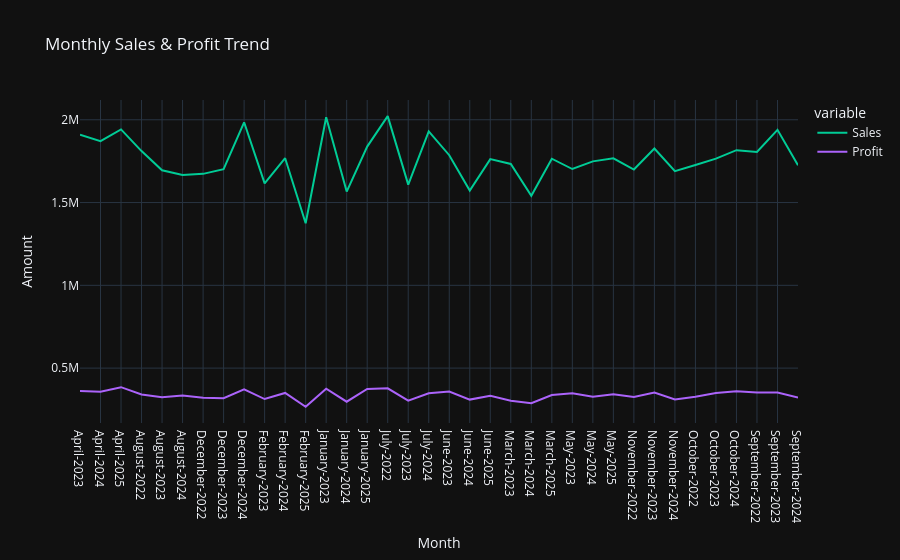

The cell this chart's notebook holds for it:
### Code cell
fig = px.line(monthly_summary, x=monthly_summary.index, y=['Sales', 'Profit'], title='Monthly Sales & Profit Trend',
             color_discrete_map=custom_colors)
fig.update_layout(template='plotly_dark', xaxis_title='Month', yaxis_title='Amount')
fig.show()

### Figure 1 — Plotly figure (JSON) as saved in the notebook; plotly's stock layout.template omitted (floating-point values rounded to 4 significant figures)
{"data": [{"hovertemplate": "variable=Sales<br>MonthYearDate=%{x}<br>value=%{y}<extra></extra>", "legendgroup": "Sales", "line": {"color": "#00cc96", "dash": "solid"}, "marker": {"symbol": "circle"}, "mode": "lines", "name": "Sales", "orientation": "v", "showlegend": true, "type": "scatter", "x": ["April-2023", "April-2024", "April-2025", "August-2022", "August-2023", "August-2024", "December-2022", "December-2023", "December-2024", "February-2023", "February-2024", "February-2025", "January-2023", "January-2024", "January-2025", "July-2022", "July-2023", "July-2024", "June-2023", "June-2024", "June-2025", "March-2023", "March-2024", "March-2025", "May-2023", "May-2024", "May-2025", "November-2022", "November-2023", "November-2024", "October-2022", "October-2023", "October-2024", "September-2022", "September-2023", "September-2024"], "xaxis": "x", "y": [1910000.0, 1871000.0, 1942000.0, 1811000.0, 1695000.0, 1667000.0, 1673000.0, 1702000.0, 1985000.0, 1616000.0, 1768000.0, 1375000.0, 2015000.0, 1566000.0, 1838000.0, 2022000.0, 1608000.0, 1929000.0, 1786000.0, 1573000.0, 1762000.0, 1733000.0, 1541000.0, 1765000.0, 1703000.0, 1749000.0, 1767000.0, 1699000.0, 1826000.0, 1690000.0, 1727000.0, 1766000.0, 1816000.0, 1806000.0, 1939000.0, 1725000.0], "yaxis": "y"}, {"hovertemplate": "variable=Profit<br>MonthYearDate=%{x}<br>value=%{y}<extra></extra>", "legendgroup": "Profit", "line": {"color": "#ab63fa", "dash": "solid"}, "marker": {"symbol": "circle"}, "mode": "lines", "name": "Profit", "orientation": "v", "showlegend": true, "type": "scatter", "x": ["April-2023", "April-2024", "April-2025", "August-2022", "August-2023", "August-2024", "December-2022", "December-2023", "December-2024", "February-2023", "February-2024", "February-2025", "January-2023", "January-2024", "January-2025", "July-2022", "July-2023", "July-2024", "June-2023", "June-2024", "June-2025", "March-2023", "March-2024", "March-2025", "May-2023", "May-2024", "May-2025", "November-2022", "November-2023", "November-2024", "October-2022", "October-2023", "October-2024", "September-2022", "September-2023", "September-2024"], "xaxis": "x", "y": [361000.0, 356900.0, 384800.0, 340200.0, 323900.0, 334900.0, 320900.0, 318600.0, 371800.0, 313200.0, 350000.0, 266000.0, 375400.0, 297000.0, 374300.0, 377600.0, 303100.0, 347900.0, 358600.0, 309800.0, 332600.0, 303500.0, 288100.0, 337500.0, 347600.0, 327200.0, 341800.0, 326200.0, 352100.0, 311100.0, 326800.0, 349400.0, 359500.0, 353200.0, 352000.0, 321600.0], "yaxis": "y"}], "layout": {"autosize": true, "legend": {"title": {"text": "variable"}, "tracegroupgap": 0}, "title": {"text": "Monthly Sales & Profit Trend"}, "xaxis": {"anchor": "y", "autorange": true, "domain": [0, 1], "range": [0, 35], "title": {"text": "Month"}, "type": "category"}, "yaxis": {"anchor": "x", "autorange": true, "domain": [0, 1], "range": [168400.0, 2119000.0], "title": {"text": "Amount"}, "type": "linear"}}}
